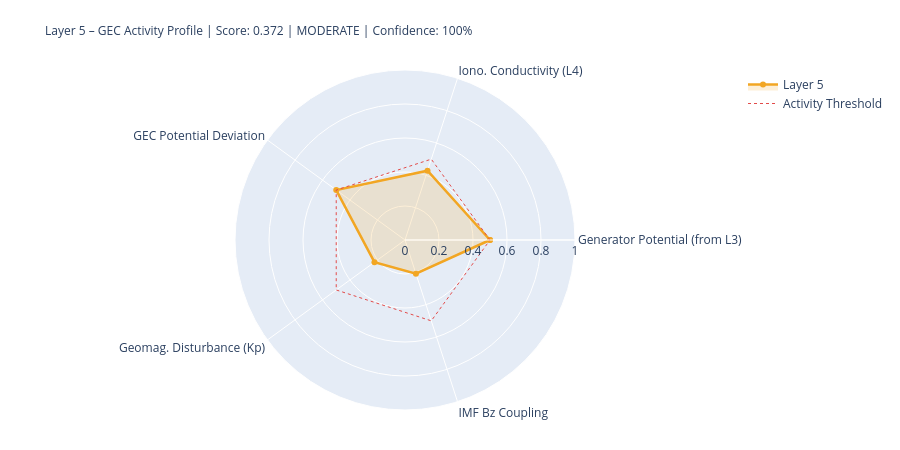

Source (notebook cell):
### Markdown cell above
---
## 5. State Assessment & Handoff to Layer 6

### Code cell
# ============================================================
# LAYER-5-SCORE
# ============================================================

# Components
# 1) Generator activity (Layer-3-driven)
gen_score = norm(generator_strength, 0.3, 2.0)
gen_src   = 'from_layer3' if l3_thunder_score is not None else 'estimated'

# 2) Ionospheric conductivity (Layer-4-driven)
iono_score = norm(iono_cond_factor, 0.7, 1.4)
iono_src   = 'from_layer4' if l4_ioniz is not None else 'estimated'

# 3) GEC potential deviation from reference
pot_score = norm(abs(delta_V_pct), 0, 30)  # 0 = at reference, 1 = 30% deviation
pot_src   = 'derived'

# 4) Geomagnetic disturbance (Kp) – modulates vertical currents
kp_score = norm(kp_val, 0, 9)
kp_src   = 'primary' if kp_now is not None else 'from_layer4'

# 5) IMF Bz coupling (southward = stronger M-I coupling → GEC influence)
bz_score = norm(-(bz_now or 0), -5, 30) if bz_now is not None else None
bz_src   = 'primary' if bz_now is not None else 'missing'

COMPONENTS = {
    'Generator Potential (from L3)':  {'score': gen_score,   'source': 'derived_from_layer3', 'dynamic': True},
    'Iono. Conductivity (L4)':      {'score': iono_score,  'source': iono_src, 'dynamic': True},
    'GEC Potential Deviation':      {'score': pot_score,   'source': pot_src,  'dynamic': True},
    'Geomag. Disturbance (Kp)':         {'score': kp_score,    'source': kp_src,   'dynamic': True},
    'IMF Bz Coupling':               {'score': bz_score,    'source': bz_src,   'dynamic': True},
}

available   = {k: v['score'] for k, v in COMPONENTS.items() if v['score'] is not None}
unavailable = [k for k, v in COMPONENTS.items() if v['score'] is None]
layer5_score = round(sum(available.values()) / len(available), 4) if available else None
confidence   = round(len(available) / len(COMPONENTS), 2)
level = ('unknown' if layer5_score is None
         else 'quiet'   if layer5_score < 0.3
         else 'moderate' if layer5_score < 0.6
         else 'active')
dominant_l5 = max(available, key=available.get) if available else 'none'

# Kp consistency: separate 1-min raw value from score value
kp_1m_raw   = kp_now          # directly from API (can be 0.0 during live measurement)
kp_for_score = kp_val          # from Layer-0 context or estimated value if needed
kp_score_src = kp_src

W = 68
print('=' * W)
print('LAYER 5 – GLOBAL ELECTRIC CIRCUIT – STATE ASSESSMENT')
print('=' * W)
for name, comp in COMPONENTS.items():
    s = comp['score']
    if s is not None:
        bar = '█' * int(s*20) + '░' * (20-int(s*20))
        print(f'  {name:<34} {bar}  {s:.3f}  [{comp["source"]}]')
    else:
        print(f'  {name:<34} {"─"*20}  n/a   [missing]')
print('-' * W)
print(f'  Score:         {layer5_score:.3f}  ({len(available)}/{len(COMPONENTS)} components)')
print(f'  Confidence:    {confidence:.0%}')
print(f'  Level:         {level.upper()}')
print(f'  Dominant:      {dominant_l5}')
print(f'  V_iono:        {V_iono_mod:.1f} kV  (Δ {delta_V_pct:+.1f}% vs. Ref)')
print(f'  I_total:       {I_total_mod:.1f} A   (Δ {delta_I_pct:+.1f}% vs. Ref)')
print('=' * W)

# Radar
cats   = list(available.keys())
vals_r = list(available.values())
if len(cats) >= 3:
    fig = go.Figure()
    fig.add_trace(go.Scatterpolar(
        r=vals_r + [vals_r[0]], theta=cats + [cats[0]],
        fill='toself', fillcolor='rgba(242,166,35,0.18)',
        line=dict(color='#F2A623', width=2.5), name='Layer 5'
    ))
    fig.add_trace(go.Scatterpolar(
        r=[0.5]*(len(cats)+1), theta=cats+[cats[0]],
        line=dict(color='#E24B4A', dash='dot', width=1),
        mode='lines', name='Activity Threshold'
    ))
    fig.update_layout(
        title=dict(
            text=f'Layer 5 – GEC Activity Profile | Score: {layer5_score:.3f} | {level.upper()} | Confidence: {confidence:.0%}',
            font=dict(size=12)
        ),
        polar=dict(radialaxis=dict(visible=True, range=[0,1])),
        height=450, showlegend=True,
        margin=dict(l=80, r=80, t=70, b=40)
    )
    fig.show()

### Figure 1 — Plotly figure (JSON) as saved in the notebook; plotly's stock layout.template omitted (floating-point values rounded to 4 significant figures)
{"data": [{"fill": "toself", "fillcolor": "rgba(242,166,35,0.18)", "line": {"color": "#F2A623", "width": 2.5}, "name": "Layer 5", "r": [0.5, 0.4287, 0.5, 0.2222, 0.2083, 0.5], "theta": ["Generator Potential (from L3)", "Iono. Conductivity (L4)", "GEC Potential Deviation", "Geomag. Disturbance (Kp)", "IMF Bz Coupling", "Generator Potential (from L3)"], "type": "scatterpolar"}, {"line": {"color": "#E24B4A", "dash": "dot", "width": 1}, "mode": "lines", "name": "Activity Threshold", "r": [0.5, 0.5, 0.5, 0.5, 0.5, 0.5], "theta": ["Generator Potential (from L3)", "Iono. Conductivity (L4)", "GEC Potential Deviation", "Geomag. Disturbance (Kp)", "IMF Bz Coupling", "Generator Potential (from L3)"], "type": "scatterpolar"}], "layout": {"height": 450, "margin": {"b": 40, "l": 80, "r": 80, "t": 70}, "polar": {"radialaxis": {"range": [0, 1], "visible": true}}, "showlegend": true, "title": {"font": {"size": 12}, "text": "Layer 5 – GEC Activity Profile | Score: 0.372 | MODERATE | Confidence: 100%"}}}
